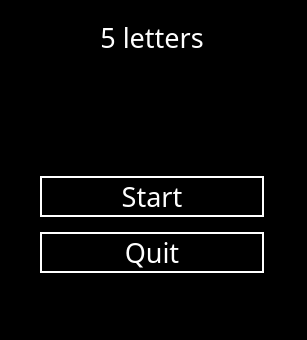
<?xml version="1.0" encoding="UTF-8"?>
<ui version="4.0">
 <class>StartWindow</class>
 <widget class="QMainWindow" name="StartWindow">
  <property name="geometry">
   <rect>
    <x>0</x>
    <y>0</y>
    <width>307</width>
    <height>340</height>
   </rect>
  </property>
  <property name="windowTitle">
   <string>5 letters</string>
  </property>
  <property name="styleSheet">
   <string notr="true">background-color: black
</string>
  </property>
  <widget class="QWidget" name="centralwidget">
   <widget class="QWidget" name="">
    <property name="geometry">
     <rect>
      <x>40</x>
      <y>10</y>
      <width>224</width>
      <height>273</height>
     </rect>
    </property>
    <layout class="QVBoxLayout" name="verticalLayout">
     <item>
      <widget class="QLabel" name="label">
       <property name="sizePolicy">
        <sizepolicy hsizetype="Preferred" vsizetype="Maximum">
         <horstretch>0</horstretch>
         <verstretch>0</verstretch>
        </sizepolicy>
       </property>
       <property name="font">
        <font>
         <family>Play</family>
         <pointsize>20</pointsize>
        </font>
       </property>
       <property name="contextMenuPolicy">
        <enum>Qt::ActionsContextMenu</enum>
       </property>
       <property name="styleSheet">
        <string notr="true">color: white</string>
       </property>
       <property name="text">
        <string>5 letters</string>
       </property>
       <property name="alignment">
        <set>Qt::AlignCenter</set>
       </property>
      </widget>
     </item>
     <item>
      <widget class="QLabel" name="label_2">
       <property name="sizePolicy">
        <sizepolicy hsizetype="Expanding" vsizetype="Fixed">
         <horstretch>0</horstretch>
         <verstretch>0</verstretch>
        </sizepolicy>
       </property>
       <property name="minimumSize">
        <size>
         <width>0</width>
         <height>40</height>
        </size>
       </property>
       <property name="font">
        <font>
         <family>Play</family>
         <pointsize>12</pointsize>
        </font>
       </property>
       <property name="styleSheet">
        <string notr="true">color: white
</string>
       </property>
       <property name="text">
        <string/>
       </property>
      </widget>
     </item>
     <item>
      <widget class="QLineEdit" name="lineEdit">
       <property name="sizePolicy">
        <sizepolicy hsizetype="Fixed" vsizetype="Fixed">
         <horstretch>0</horstretch>
         <verstretch>0</verstretch>
        </sizepolicy>
       </property>
       <property name="minimumSize">
        <size>
         <width>0</width>
         <height>19</height>
        </size>
       </property>
       <property name="font">
        <font>
         <family>Play</family>
         <pointsize>14</pointsize>
        </font>
       </property>
       <property name="styleSheet">
        <string notr="true"/>
       </property>
      </widget>
     </item>
     <item>
      <widget class="QPushButton" name="pushButton">
       <property name="font">
        <font>
         <family>Play</family>
         <pointsize>20</pointsize>
        </font>
       </property>
       <property name="styleSheet">
        <string notr="true">QPushButton {
color: white;
border: 2px solid white
}
QPushButton:pressed {
color: black;
background-color: white
}</string>
       </property>
       <property name="text">
        <string>Start</string>
       </property>
      </widget>
     </item>
     <item>
      <widget class="QPushButton" name="pushButton_2">
       <property name="font">
        <font>
         <family>Play</family>
         <pointsize>20</pointsize>
        </font>
       </property>
       <property name="styleSheet">
        <string notr="true">color: white;
border: 2px solid white
</string>
       </property>
       <property name="text">
        <string>Quit</string>
       </property>
      </widget>
     </item>
    </layout>
   </widget>
  </widget>
  <widget class="QMenuBar" name="menubar">
   <property name="geometry">
    <rect>
     <x>0</x>
     <y>0</y>
     <width>307</width>
     <height>26</height>
    </rect>
   </property>
  </widget>
  <widget class="QStatusBar" name="statusbar"/>
 </widget>
 <resources/>
 <connections/>
</ui>
